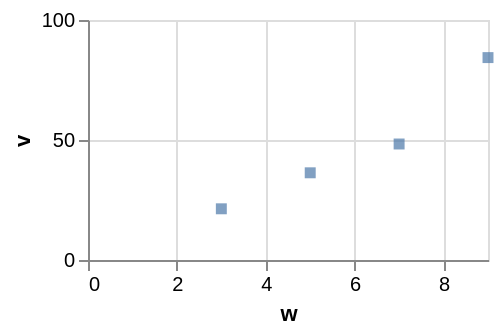

Express this chart as Vega-Lite.
### Vega-Lite specification from a JSON file in a GitHub repository (floating-point values rounded to 4 significant figures)
{"$schema": "https://vega.github.io/schema/vega-lite/v6.json", "width": 200, "height": 120, "data": {"values": [{"c": "alpha", "v": 28, "w": 3, "t": "2024-01-07"}, {"c": "beta", "v": 55, "w": 7, "t": "2024-03-19"}, {"c": "gamma", "v": 43, "w": 5, "t": "2024-06-02"}, {"c": "delta", "v": 91, "w": 9, "t": "2024-09-11"}]}, "mark": {"type": "square", "yOffset": 8}, "encoding": {"x": {"field": "w", "type": "quantitative"}, "y": {"field": "v", "type": "quantitative"}}}
